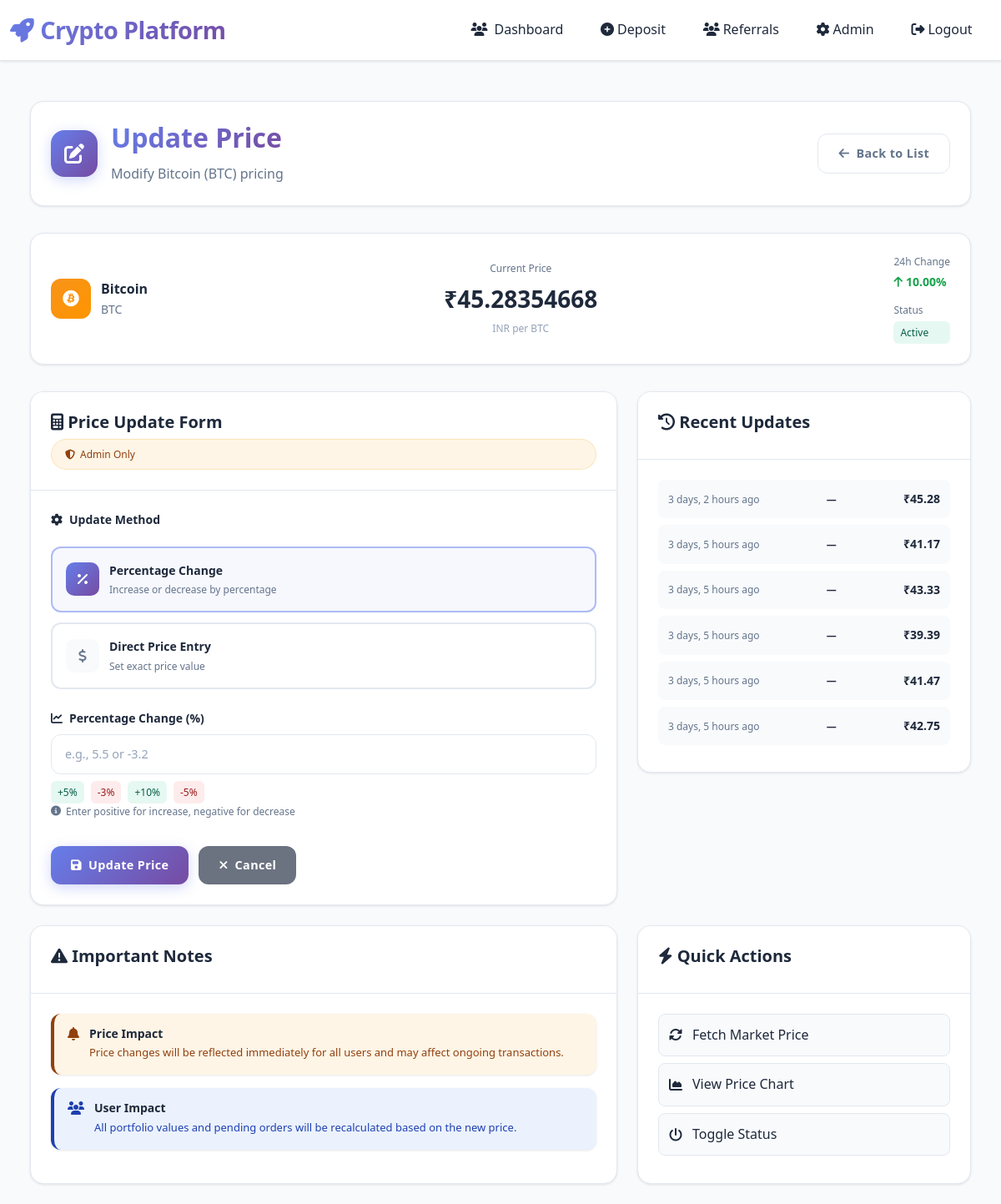
Screenshot of /trading/admin/cryptocurrencies/5/update-price/ (signed in) with the database file from the repository.
### trading/models.py (models this page shows, shortened)
class Cryptocurrency(models.Model):
    name = models.CharField(max_length=50)  # Bitcoin, Ethereum, etc.
    symbol = models.CharField(max_length=10)  # BTC, ETH, etc.
    total_supply = models.DecimalField(max_digits=20, decimal_places=8)
    current_price = models.DecimalField(max_digits=20, decimal_places=8)
    wallet_address = models.CharField(max_length=100, blank=True, null=True)
    price_change_24h = models.DecimalField(max_digits=5, decimal_places=2, default=0)
    is_active = models.BooleanField(default=True)
    created_at = models.DateTimeField(auto_now_add=True)
    updated_at = models.DateTimeField(auto_now=True)
    class Meta:
        verbose_name_plural = "Cryptocurrencies"

class PriceHistory(models.Model):
    cryptocurrency = models.ForeignKey(Cryptocurrency, on_delete=models.CASCADE)
    price = models.DecimalField(max_digits=20, decimal_places=8)
    timestamp = models.DateTimeField(auto_now_add=True)
    class Meta:
        ordering = ['-timestamp']

### trading/views.py (the view)
# urls.py: path('admin/cryptocurrencies/<int:crypto_id>/update-price/', views.price_update, name='admin_price_update'),
@user_passes_test(is_staff)
def price_update(request, crypto_id):
    crypto = get_object_or_404(Cryptocurrency, pk=crypto_id)
    if request.method == 'POST':
        form = PriceUpdateForm(request.POST)
        if form.is_valid():
            update_type = form.cleaned_data['update_type']
            if update_type == 'percentage':
                percentage = Decimal(str(form.cleaned_data['percentage']))
                new_price = crypto.current_price * (Decimal('1') + percentage / Decimal('100'))
                crypto.price_change_24h = float(percentage)
            else:  # direct
                new_price = Decimal(str(form.cleaned_data['new_price']))
                old_price = crypto.current_price
                percentage = ((new_price - old_price) / old_price) * Decimal('100')
                crypto.price_change_24h = float(percentage)
            crypto.current_price = new_price
            crypto.save()
            PriceHistory.objects.create(cryptocurrency=crypto, price=new_price)
            messages.success(request, f"{crypto.symbol} price updated to ${new_price}")
            return redirect('trading:admin_crypto_list')
    else:
        form = PriceUpdateForm()
    price_history = PriceHistory.objects.filter(cryptocurrency=crypto).order_by('-timestamp')[:10]
    return render(request, 'trading/admin/price_update.html', {
        'form': form,
        'crypto': crypto,
        'price_history': price_history
    })

### templates/trading/admin/price_update.html (shortened to what this page needs)
{% extends 'base.html' %}
{% load crispy_forms_tags %}
{% block content %}
<div class="price-update-container">
    <div class="page-header">
        <div class="header-content">
            <div class="header-icon">
                <i class="fas fa-edit"></i>
            </div>
            <div class="header-text">
                <h1 class="page-title gradient-text">Update Price</h1>
                <p class="page-subtitle">Modify {{ crypto.name }} ({{ crypto.symbol }}) pricing</p>
            </div>
        </div>
        <div class="header-actions">
            <a href="{% url 'trading:admin_crypto_list' %}" class="btn btn-outline">
                <i class="fas fa-arrow-left"></i>
                Back to List
            </a>
        </div>
    </div>
    <div class="current-price-card">
        <div class="crypto-info">
            <div class="crypto-avatar">
                <i class="fab fa-bitcoin"></i>
            </div>
            <div class="crypto-details">
                <div class="crypto-name">{{ crypto.name }}</div>
                <div class="crypto-symbol">{{ crypto.symbol }}</div>
            </div>
        </div>
        <div class="price-display">
            <div class="price-label">Current Price</div>
            <div class="price-value">₹{{ crypto.current_price|floatformat:8 }}</div>
            <div class="price-note">INR per {{ crypto.symbol }}</div>
        </div>
        <div class="market-info">
            <div class="market-item">
                <span class="market-label">24h Change</span>
                <span class="market-value {% if crypto.price_change_24h >= 0 %}positive{% else %}negative{% endif %}">
                    <i class="fas fa-arrow-{% if crypto.price_change_24h >= 0 %}up{% else %}down{% endif %}"></i>
                    {{ crypto.price_change_24h|floatformat:2 }}%
                </span>
            </div>
            <div class="market-item">
                <span class="market-label">Status</span>
                <span class="status-badge {% if crypto.is_active %}active{% else %}inactive{% endif %}">
                    {% if crypto.is_active %}Active{% else %}Inactive{% endif %}
                </span>
            </div>
        </div>
    </div>
    <div class="content-grid">
        <div class="form-section">
            <div class="card">
                <div class="card-header">
                    <h5 class="card-title">
                        <i class="fas fa-calculator"></i>
                        Price Update Form
                    </h5>
                    <div class="security-badge">
                        <i class="fas fa-shield-alt"></i>
                        Admin Only
                    </div>
                </div>
                <div class="card-body">
                    <form method="post" class="price-update-form">
                        <div class="form-group">
                            <label class="form-label">
                                <i class="fas fa-cog"></i>
                                Update Method
                            </label>
                            <div class="radio-group">
                                <div class="radio-option">
                                    <label class="radio-label" for="percentage">
                                        <div class="radio-icon">
                                            <i class="fas fa-percentage"></i>
                                        </div>
                                        <div class="radio-content">
                                            <div class="radio-title">Percentage Change</div>
                                            <div class="radio-desc">Increase or decrease by percentage</div>
                                        </div>
                                    </label>
                                </div>
                                <div class="radio-option">
                                    <label class="radio-label" for="direct">
                                        <div class="radio-icon">
                                            <i class="fas fa-dollar-sign"></i>
                                        </div>
                                        <div class="radio-content">
                                            <div class="radio-title">Direct Price Entry</div>
                                            <div class="radio-desc">Set exact price value</div>
                                        </div>
                                    </label>
                                </div>
                            </div>
                        </div>
                        <div id="percentage-input" class="form-group">
                            <label for="id_percentage" class="form-label">
                                <i class="fas fa-chart-line"></i>
                                Percentage Change (%)
                            </label>
                            <div class="input-with-examples">
                                <input type="number" step="0.01" class="form-control" name="percentage" id="id_percentage" placeholder="e.g., 5.5 or -3.2">
                                <div class="input-examples">
                                    <span class="example positive" onclick="setPercentage(5)">+5%</span>
                                    <span class="example negative" onclick="setPercentage(-3)">-3%</span>
                                    <span class="example positive" onclick="setPercentage(10)">+10%</span>
                                    <span class="example negative" onclick="setPercentage(-5)">-5%</span>
                                </div>
                            </div>
                            <div class="field-help">
                                <i class="fas fa-info-circle"></i>
                                Enter positive for increase, negative for decrease
                            </div>
                        </div>
                        <div class="form-actions">
                            <button type="submit" class="btn btn-primary">
                                <i class="fas fa-save"></i>
                                Update Price
                            </button>
                            <a href="{% url 'trading:admin_crypto_list' %}" class="btn btn-secondary">
                                <i class="fas fa-times"></i>
                                Cancel
                            </a>
                        </div>
                    </form>
                </div>
            </div>
        </div>
        <div class="info-section">
        <div class="card">
            <div class="card-header">
                <h5 class="card-title">
                    <i class="fas fa-history"></i>
                    Recent Updates
                </h5>
            </div>
            <div class="card-body">
                {% for item in price_history %}
                    <div class="history-item">
                        <div class="history-time">{{ item.timestamp|timesince }} ago</div>
                        <div class="history-change {% if item.change > 0 %}positive{% elif item.change < 0 %}negative{% endif %}">
                            {% if item.change is not None %}
                                {% if item.change > 0 %}
                                    +{{ item.change|floatformat:1 }}%
                                {% else %}
                                    {{ item.change|floatformat:1 }}%
                                {% endif %}
                            {% else %}
                                —
                            {% endif %}
                        </div>
                        <div class="history-price">
                            ₹{{ item.price|floatformat:2 }}
                        </div>
                    </div>
                {% empty %}
                    <div class="history-item">No price history available.</div>
                {% endfor %}
            </div>
        </div>
    </div>
            <div class="card">
                <div class="card-header">
                    <h5 class="card-title">
                        <i class="fas fa-exclamation-triangle"></i>
                        Important Notes
                    </h5>
                </div>
                <div class="card-body">
                    <div class="alert alert-warning">
                        <div class="alert-content">
                            <i class="fas fa-bell"></i>
                            <div>
                                <h6>Price Impact</h6>
                                <p>Price changes will be reflected immediately for all users and may affect ongoing transactions.</p>
                            </div>
                        </div>
                    </div>
                    <div class="alert alert-info">
                        <div class="alert-content">
                            <i class="fas fa-users"></i>
                            <div>
                                <h6>User Impact</h6>
                                <p>All portfolio values and pending orders will be recalculated based on the new price.</p>
                            </div>
                        </div>
                    </div>
                </div>
            </div>
            <div class="card">
                <div class="card-header">
                    <h5 class="card-title">
                        <i class="fas fa-bolt"></i>
                        Quick Actions
                    </h5>
                </div>
                <div class="card-body">
                    <div class="quick-actions">
                        <button class="quick-action-btn" onclick="fetchMarketPrice()">
                            <i class="fas fa-sync-alt"></i>
                            <span>Fetch Market Price</span>
                        </button>
                        <button class="quick-action-btn" onclick="viewPriceChart()">
                            <i class="fas fa-chart-area"></i>
                            <span>View Price Chart</span>
                        </button>
                        <button class="quick-action-btn" onclick="toggleCryptoStatus()">
                            <i class="fas fa-power-off"></i>
                            <span>Toggle Status</span>
                        </button>
                    </div>
                </div>
            </div>
        </div>
    </div>
</div>
{% endblock %}

### rows the page displays
Cryptocurrency: name "Bitcoin", symbol "BTC", current_price "45.28354668", price_change_24h "10.00"
PriceHistory: timestamp "3 days, 2 hours", price "45.28"
PriceHistory: timestamp "3 days, 5 hours", price "41.17"
PriceHistory: timestamp "3 days, 5 hours", price "43.33"
PriceHistory: timestamp "3 days, 5 hours", price "39.39"
PriceHistory: timestamp "3 days, 5 hours", price "41.47"
PriceHistory: timestamp "3 days, 5 hours", price "42.75"
